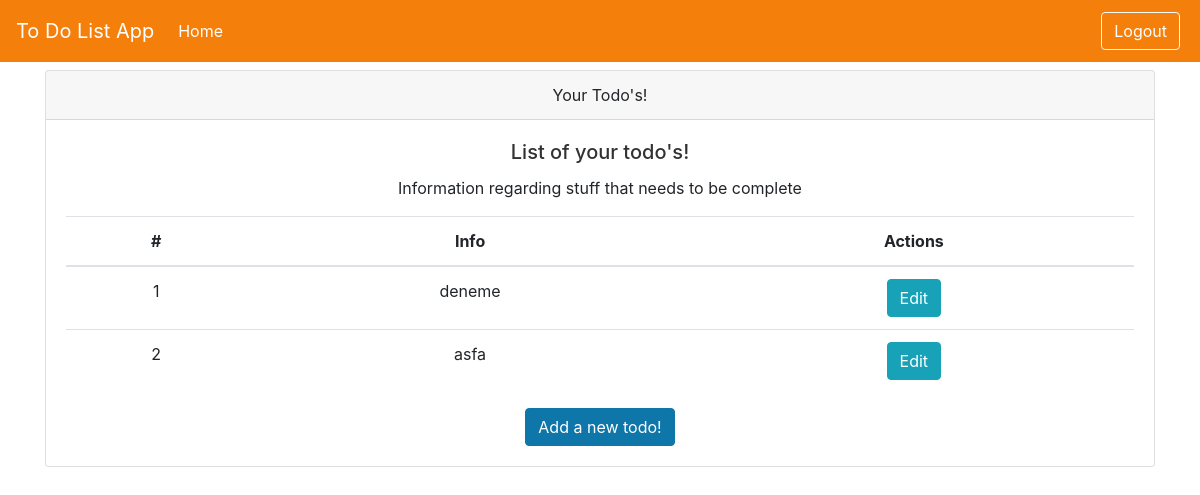
/todo/todo-page (signed in), run on an earlier commit of the app's database.
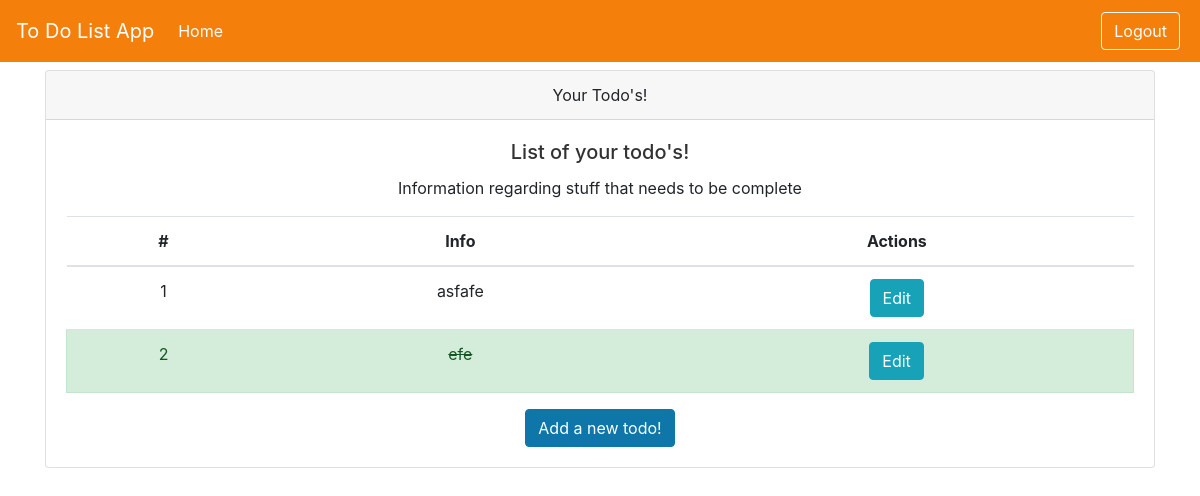
And on a later commit of the database.
### models.py (models this page shows)
class Todo(Base):
    __tablename__ = "todos"
    id = Column(Integer, primary_key=True, index=True)
    title = Column(String)
    description = Column(String)
    priority = Column(Integer) #öncelik
    complete = Column(Boolean, default=False)
    owner_id = Column(Integer, ForeignKey("users.id"))

### routers/todo.py (the view)
@router.get("/todo-page")
async def render_todo_page(request: Request, db: db_dependency):
    try:
        user = await get_current_user(request.cookies.get("access_token"))
        if user is None:
            return redirect_to_login()
        todos = db.query(Todo).filter(Todo.owner_id == user.get('id')).all()
        return templates.TemplateResponse("todo.html",{"request": request, "todos":todos, "user":user})
    except:
        return redirect_to_login()

### templates/todo.html
{% include 'layout.html' %}
<div class="container">
    <div class="card text-center">
        <div class="card-header">
            Your Todo's!
        </div>
        <div class="card-body">
            <h5 class="card-title">
                List of your todo's!
            </h5>
            <p class="card-text">
                Information regarding stuff that needs to be complete
            </p>
            <table class="table table-hover">
                <thead>
                    <tr>
                        <th>#</th>
                        <th>Info</th>
                        <th>Actions</th>
                    </tr>
                </thead>
                <tbody>
                {% for todo in todos %}
                {% if todo.complete == False %}
                <tr class="pointer">
                    <td>{{loop.index}}</td>
                    <td>{{todo.title}}</td>
                    <td>
                        <button onclick="window.location.href='/todo/edit-todo-page/{{todo.id}}'"
                                class="btn btn-info">
                            Edit
                        </button>
                    </td>
                </tr>
                {% else %}
                <tr class="pointer alert alert-success">
                    <td>{{loop.index}}</td>
                    <td class="strike-through-td">{{todo.title}}</td>
                    <td>
                        <button onclick="window.location.href='/todo/edit-todo-page/{{todo.id}}'"
                                class="btn btn-info">
                            Edit
                        </button>
                    </td>
                </tr>
                {% endif %}
                {% endfor %}
                </tbody>
            </table>
            <a href="/todo/add-todo-page" class="btn btn-primary">
                Add a new todo!
            </a>
        </div>
    </div>
</div>

### templates/layout.html (shortened to what this page needs)
<!DOCTYPE html>
<html lang="en">
<head>
    <link rel="stylesheet" type="text/css" href="{{ url_for('static', path='/css/base.css') }}">
    <link rel="stylesheet" type="text/css" href="{{ url_for('static', path='/css/bootstrap.css') }}">
</head>
<body>
  {% include 'navbar.html' %}
</body>
</html>

### templates/navbar.html (shortened to what this page needs)
<div>
  <nav class="navbar navbar-expand-md navbar-dark main-color fixed-top">
    <a class="navbar-brand" href="#">To Do List App</a>
    <div class="collapse navbar-collapse" id="navbarNav">
      <ul class="navbar-nav">
        {% if user %}
        <li class="nav-item active">
          <a class="nav-link" href="/todo/todo-page">Home</a>
        </li>
        {% endif %}
      </ul>
      <ul class="navbar-nav ml-auto">
        {% if user %}
        <li class="nav-item m-1">
          <a type="button" class="btn btn-outline-light text-white" onclick="logout()">Logout</a>
        </li>
        {% endif %}
      </ul>
    </div>
  </nav>
</div>

### static/css/base.css (style rules this page uses)
body { background: #fafafa; color: #33333a; padding-top: 70px; }
h1, h2, h3, h4, h5, h6 { color: #323232; }
.main-color { background-color: #f47f0a; }
.strike-through-td { text-decoration: line-through; }

What changed in the data, as far as the page shows it:
removed Todo: title "deneme"
changed Todo: title "asfa" → "asfafe"
added Todo: title "efe"
